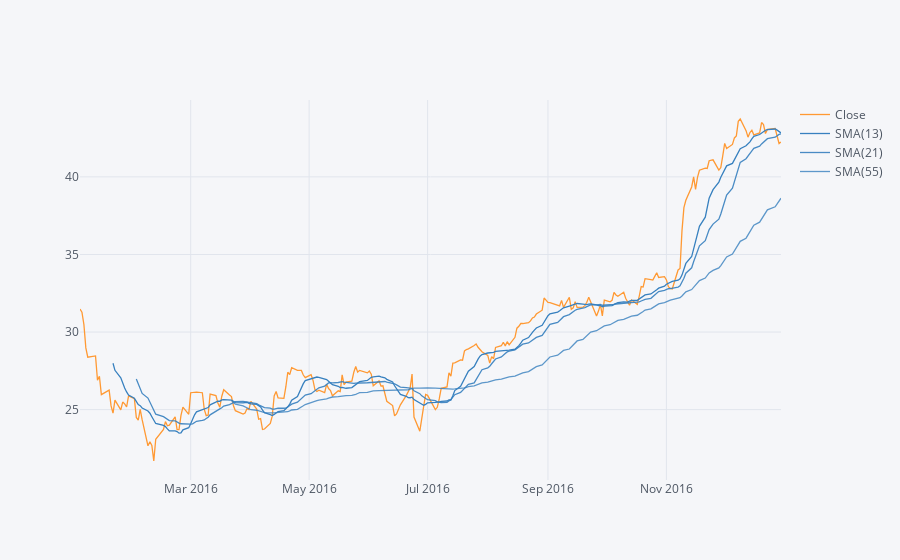

The notebook cell this image was saved under:
### Markdown cell above
**Use .ta_plot(study='sma') to create a Simple Moving Averages plot of Morgan Stanley for the year 2016.**

### Code cell
MS['Close'].loc['2016-01-01':'2017-01-01'].ta_plot(study='sma',periods=[13,21,55],title='Simple Moving Averages')

### Figure 1 — Plotly figure (JSON) as saved in the notebook; plotly's stock layout.template omitted (floating-point values rounded to 4 significant figures; data arrays with more than 128 entries replaced by an {"elided": "..."} marker saying what was removed)
{"data": [{"line": {"color": "rgba(255, 153, 51, 1.0)", "dash": "solid", "shape": "linear", "width": 1.3}, "mode": "lines", "name": "Close", "text": "", "type": "scatter", "x": {"elided": "252 str values"}, "y": {"elided": "252 float values"}}, {"line": {"color": "rgba(55, 128, 191, 1.0)", "dash": "solid", "shape": "linear", "width": 1.3}, "mode": "lines", "name": "SMA(13)", "text": "", "type": "scatter", "x": {"elided": "252 str values"}, "y": {"elided": "252 mixed values"}}, {"line": {"color": "rgba(55, 128, 191, 0.8999999999999999)", "dash": "solid", "shape": "linear", "width": 1.3}, "mode": "lines", "name": "SMA(21)", "text": "", "type": "scatter", "x": {"elided": "252 str values"}, "y": {"elided": "252 mixed values"}}, {"line": {"color": "rgba(55, 128, 191, 0.7999999999999998)", "dash": "solid", "shape": "linear", "width": 1.3}, "mode": "lines", "name": "SMA(55)", "text": "", "type": "scatter", "x": {"elided": "252 str values"}, "y": {"elided": "252 mixed values"}}], "layout": {"legend": {"bgcolor": "#F5F6F9", "font": {"color": "#4D5663"}}, "paper_bgcolor": "#F5F6F9", "plot_bgcolor": "#F5F6F9", "title": {"font": {"color": "#4D5663"}}, "xaxis": {"gridcolor": "#E1E5ED", "showgrid": true, "tickfont": {"color": "#4D5663"}, "title": {"font": {"color": "#4D5663"}, "text": ""}, "zerolinecolor": "#E1E5ED"}, "yaxis": {"gridcolor": "#E1E5ED", "showgrid": true, "tickfont": {"color": "#4D5663"}, "title": {"font": {"color": "#4D5663"}, "text": ""}, "zerolinecolor": "#E1E5ED"}}}
